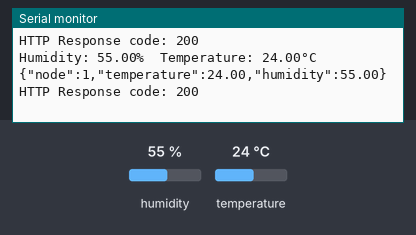
This sketch was run on a simulated ESP32. On the bench: the last lines printed to the serial monitor. The inputs (shaded band) are chosen by the test bench; at power-on: humidity 55 %, temperature 24 °C. WiFi joins after 1.5 s; servers stay silent unless stated; uploads are accepted with an empty reply.

Above: at 2.7 s.
2.8 s: humidity set to 22 %
At 3.13 s:
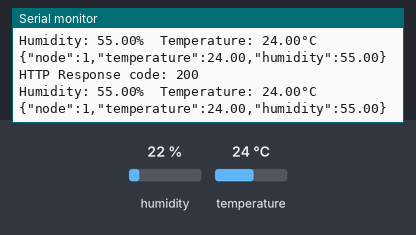
5.7 s: temperature set to 12 °C
At 6.4 s:
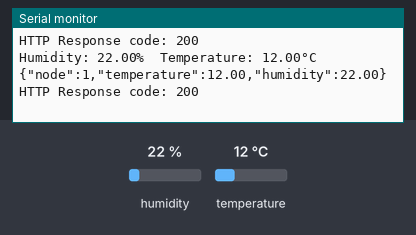
8.6 s: humidity set to 40 %
At 10.8 s:
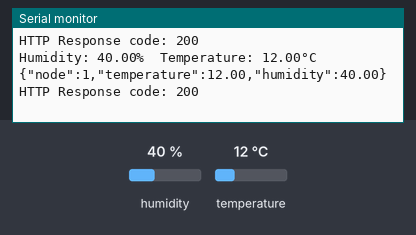
Timing chart, 0 to 12.3 s (numbered marks = the images above; inputs shaded):
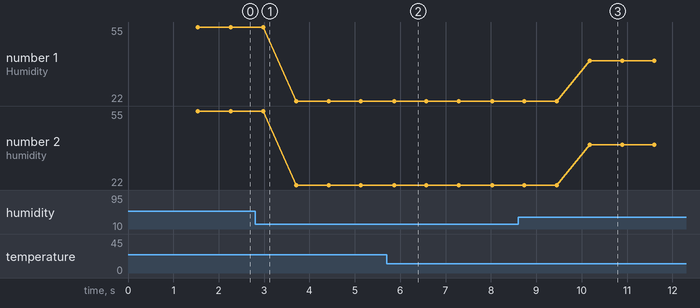

Measured:
- after the input at 5.7 s, the serial monitor: prints a new line after 0.17 s (image 2)
- after the input at 8.6 s, the serial monitor: prints a new line after 1.6 s (image 3)
- plotted number 1: 55 → 22 after the input at 2.8 s, 22 → 40 after the input at 8.6 s
- plotted number 2: 55 → 22 after the input at 2.8 s, 22 → 40 after the input at 8.6 s

The sketch:

TemperatureCapteurSketch.ino
```cpp
//--------------------------declaration bib---------------------------
#include <WiFi.h>
#include <HTTPClient.h>
#include <Arduino_JSON.h>
#include "DHT.h"

//-------------------------declaration PIn----------------------
#define DHTPIN 4     // Digital pin connected to the DHT sensor
const char* ssid     = "LINK";
const char* password = "#CICADA3#";
const char* serverName = "http://192.168.1.103:8080/api/v1/node/data";
String node = "1";


// Uncomment whatever type you're using!
#define DHTTYPE DHT11   // DHT 11
DHT dht(DHTPIN, DHTTYPE);
//------------------------setup(Wifi, Bps ...)-------------------------
void setup() {
  Serial.begin(9600);
  Serial.println(F("DHTxx test!"));

  dht.begin();
//------------------------Wifi-------------------------
  WiFi.begin(ssid, password);
  Serial.println("Connecting");
  while(WiFi.status() != WL_CONNECTED) {
    delay(500);
    Serial.print("WIFI NOT CONNECTED");


  }
  Serial.println("");
  Serial.print("Connected to WiFi network with IP Address: ");
  Serial.println(WiFi.localIP());


}
//------------------------programme à éxecuter-----------------------
void loop() {
//if ((millis() - lastTime) > timerDelay) {
    // Reading temperature or humidity takes about 250 milliseconds!
            // Sensor readings may also be up to 2 seconds 'old' (its a very slow sensor)
            float h = dht.readHumidity();
            // Read temperature as Celsius (the default)
            float t = dht.readTemperature();
            // Read temperature as Fahrenheit (isFahrenheit = true)
            float f = dht.readTemperature(true);


            // Check if any reads failed and exit early (to try again).
            if (isnan(h) || isnan(t) || isnan(f)) {
              Serial.println(F("Failed to read from DHT sensor!"));
              return;
            }

            // Compute heat index in Fahrenheit (the default)
            float hif = dht.computeHeatIndex(f, h);
            // Compute heat index in Celsius (isFahreheit = false)
            float hic = dht.computeHeatIndex(t, h, false);

            Serial.print(F("Humidity: "));
            Serial.print(h);
            Serial.print(F("%  Temperature: "));
            Serial.print(t);
            Serial.print(F("°C "));


    //Check WiFi connection status
    if(WiFi.status()== WL_CONNECTED){
      WiFiClient client;
      HTTPClient http;
      http.begin(client, serverName);
      http.addHeader("Content-Type", "application/json");
      String jsonBody = "{\"node\":" +String(node) + ",\"temperature\":"+ String(t) +",\"humidity\":"+ String(h) +"}";
      const char *jsonBodyFormated = jsonBody.c_str();
      int httpResponseCode = http.POST(jsonBodyFormated);
       Serial.println(jsonBodyFormated);

      if (httpResponseCode>0) {
                 Serial.print("HTTP Response code: ");
                 Serial.println(httpResponseCode);
                }
                else {
                   Serial.println(jsonBodyFormated);
                  Serial.print("Error code: ");
                  Serial.println(httpResponseCode);

                }
                // Free resources
                http.end();
              }
              else {
                Serial.println("WiFi Disconnected");
              }
              //Send an HTTP POST request every 30 seconds
              delay(500);
//}

//}
}
```
